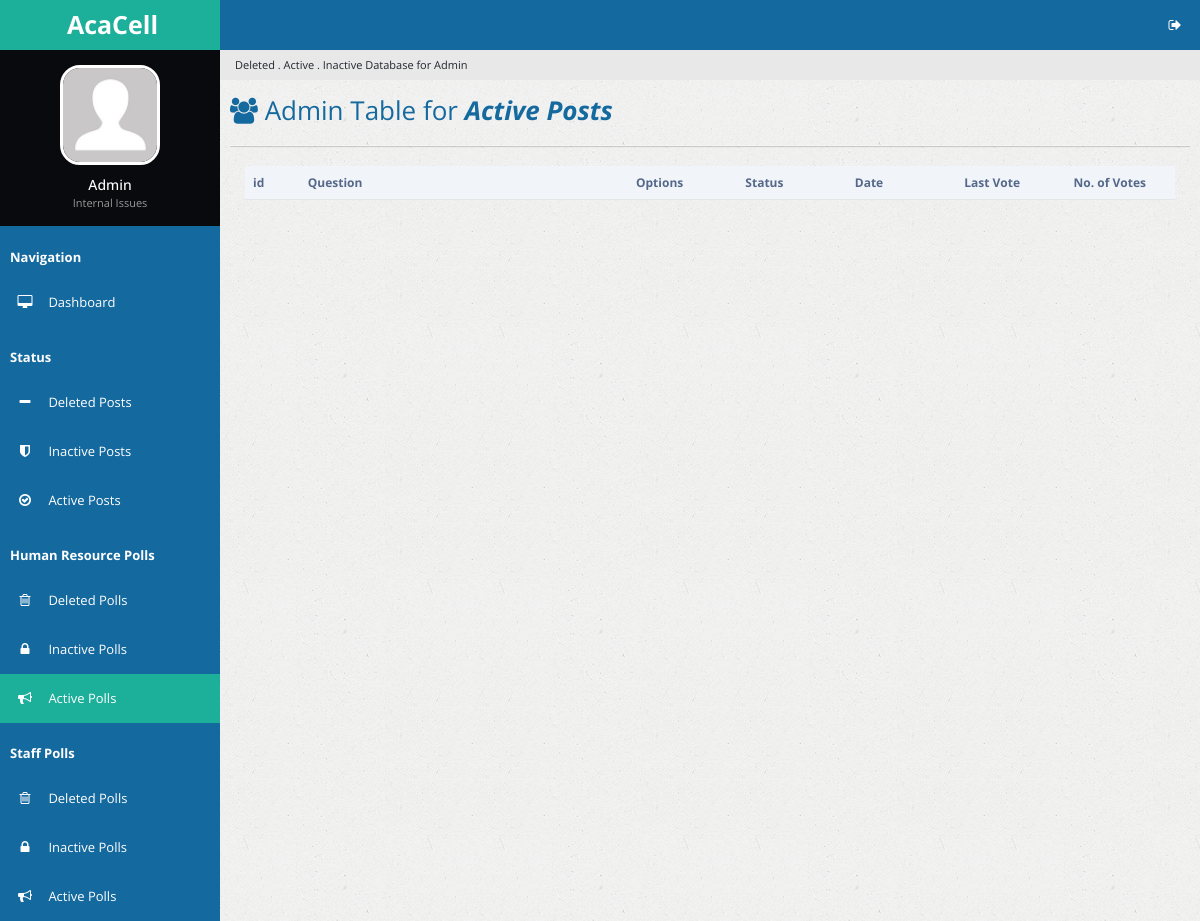
Page /actpolls.php (signed in) on the earlier database version.
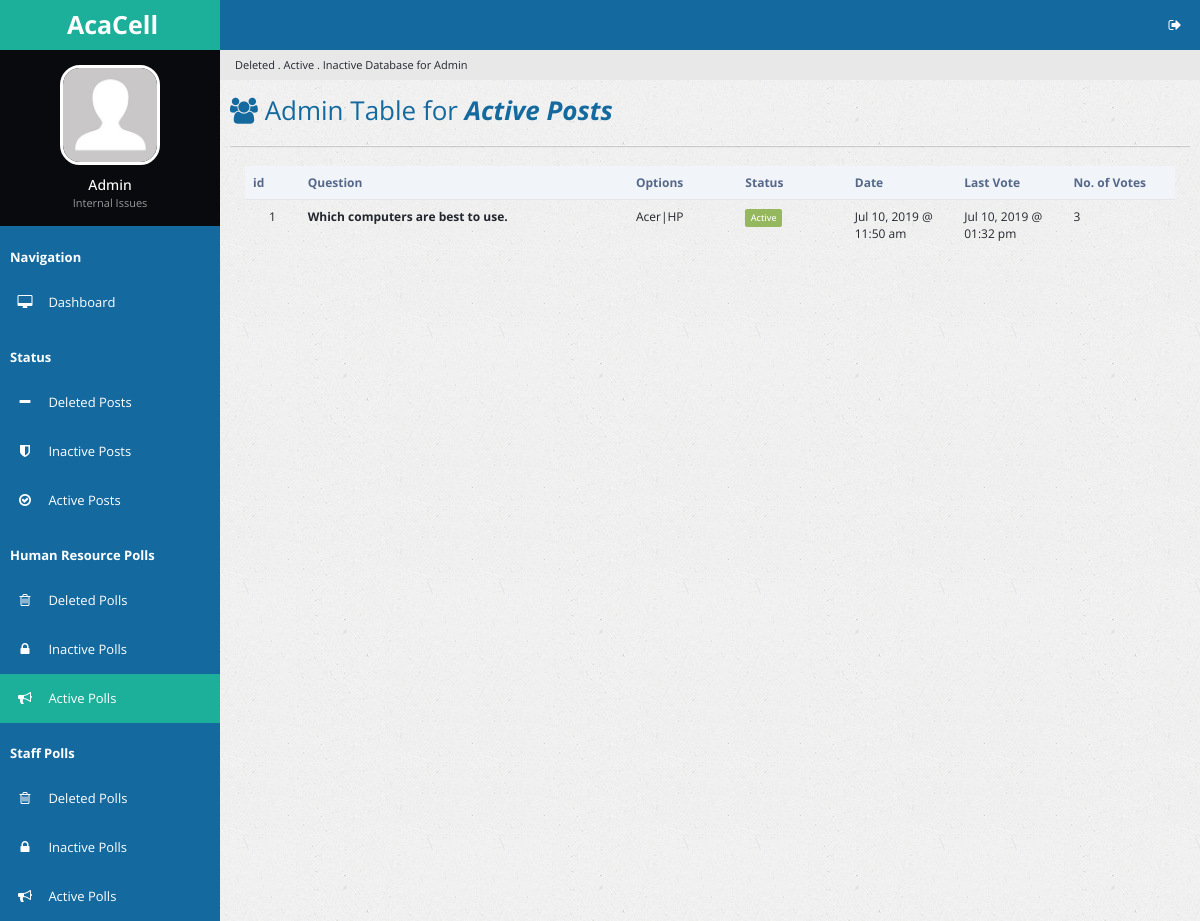
Same page on the later database version.
### tables this page shows
CREATE TABLE `poll` (
  `p_id` int(32) NOT NULL,
  `p_question` text NOT NULL,
  `date_created` double NOT NULL,
  `p_options` varchar(250) NOT NULL,
  `p_votes` varchar(250) NOT NULL DEFAULT '0',
  `p_number_options` tinyint(3) NOT NULL,
  `date_stop_display` double DEFAULT NULL,
  `p_voters` int(11) DEFAULT '0',
  `p_last_vote_date` double DEFAULT '0',
  `u_id` int(11) NOT NULL DEFAULT '0',
  `u_fname` varchar(64) NOT NULL DEFAULT 'HR',
  `table_type` varchar(16) NOT NULL DEFAULT 'poll',
  `p_views` int(16) NOT NULL DEFAULT '0'
);

### actpolls.php (the view, shortened to what the changed rows need)
<?php
  include 'handlers/dbcon.php';
  $curr_time = time();
if (isset($_SESSION['loggedin']) && isset($_SESSION['adminpanel'])) {
  ?>
  <!DOCTYPE html>
  <html lang="en">
  <head>
          <link rel="stylesheet" type="text/css" id="theme" href="css/theme-default.css"/>
      </head>
      <body>
          <div class="page-container">
              <div class="page-content">
                  <div class="page-title">
                      <h2><span class="fa fa-users"></span> Admin Table for <i><b>Active Posts</b></i></h2>
                  </div>
                  <div class="page-content-wrap">
                      <div class="row">
                          <div class="col-md-12">
                                  <div class="panel-body">
                                      <table id="customers2" class="table datatable">
                                          <thead>
                                              <tr>
                                                  <th width="50">id</th>
                                                  <th width="300">Question</th>
                                                  <th width="100">Options</th>
                                                  <th width="100">Status</th>
                                                  <th width="100">Date</th>
                                                  <th width="100">Last Vote</th>
                                                  <th width="100">No. of Votes</th>
                                              </tr>
                                          </thead>
                                          <tbody>
                                            <?php
                                              $sql_actpolldisplay = "SELECT * FROM poll WHERE date_stop_display > $curr_time AND u_id = 0 ORDER BY date_created DESC";
                                              $success_actpolldisplay = mysqli_query($link, $sql_actpolldisplay);
                                              if ($success_actpolldisplay->num_rows > 0) {
                                                $i = 1;
                                                while($rows = $success_actpolldisplay->fetch_assoc()){
                                            ?>
                                            <tr id="trow<?php echo $rows['p_id']; ?>">
                                              <td class="text-center"><?php echo $i; ?></td>
                                              <td><strong> <?php echo $rows['p_question']; ?> </strong></td>
                                              <td>
                                                <?php
                                                echo $rows['p_options']; ?>
                                              </td>
                                              <td><?php
                                                if ($curr_time < $rows['date_stop_display']) {
                                                  echo "<span class='label label-success'>Active</span>";
                                                }
                                                elseif ($curr_time > $rows['date_stop_display']){
                                                  echo "<span class='label label-danger'>Inactive</span>";
                                                } ?>
                                                </td>
                                                <td><?php echo date("M d, Y @ h:i a", $rows['date_created']); ?></td>
                                                <td><?php echo date("M d, Y @ h:i a", $rows['p_last_vote_date']); ?></td>
                                                <td><?php echo $rows['p_voters'] ?></td>
                                            </tr>
                                            <?php
                                                $i++;
                                                  }
                                                }
                                            ?>
                                              </tbody>
                                      </table>
                                  </div>
                              </div>
                          </div>
                      </div>
                  </div>
              </div>
      </body>
  </html>
<?php
}else {
  header('location:admin.php');
}
 ?>

Differences in the rows shown:
added poll: p_question "Which computers are best to use.", p_options "Acer|HP", date_stop_display "Active", date_created "Jul 10, 2019 @ 11:50 am", p_last_vote_date "Jul 10, 2019 @ 01:32 pm", p_voters "3"
